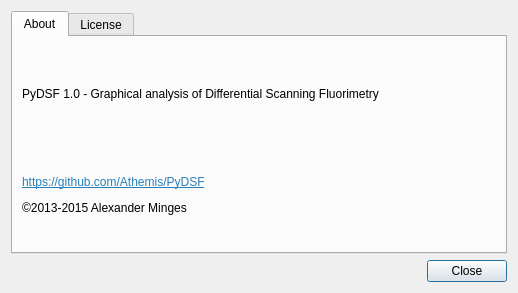
<?xml version="1.0" encoding="UTF-8"?>
<ui version="4.0">
 <class>DialogAbout</class>
 <widget class="QDialog" name="DialogAbout">
  <property name="geometry">
   <rect>
    <x>0</x>
    <y>0</y>
    <width>518</width>
    <height>293</height>
   </rect>
  </property>
  <property name="windowTitle">
   <string>About</string>
  </property>
  <layout class="QVBoxLayout" name="verticalLayout">
   <item>
    <widget class="QTabWidget" name="tabWidget">
     <property name="currentIndex">
      <number>0</number>
     </property>
     <widget class="QWidget" name="tab_about">
      <attribute name="title">
       <string>About</string>
      </attribute>
      <layout class="QGridLayout" name="gridLayout">
       <item row="0" column="0">
        <widget class="QLabel" name="label">
         <property name="text">
          <string>PyDSF 1.0 - Graphical analysis of Differential Scanning Fluorimetry</string>
         </property>
        </widget>
       </item>
       <item row="1" column="0">
        <widget class="QLabel" name="label_2">
         <property name="text">
          <string>&lt;html&gt;&lt;head/&gt;&lt;body&gt;&lt;p&gt;&lt;a href=&quot;https://github.com/Athemis/PyDSF&quot;&gt;&lt;span style=&quot; text-decoration: underline; color:#2980b9;&quot;&gt;https://github.com/Athemis/PyDSF&lt;/span&gt;&lt;/a&gt;&lt;/p&gt;&lt;p&gt;©2013-2015 Alexander Minges&lt;/p&gt;&lt;/body&gt;&lt;/html&gt;</string>
         </property>
         <property name="textFormat">
          <enum>Qt::RichText</enum>
         </property>
        </widget>
       </item>
      </layout>
     </widget>
     <widget class="QWidget" name="tab_license">
      <attribute name="title">
       <string>License</string>
      </attribute>
      <layout class="QVBoxLayout" name="verticalLayout_2">
       <item>
        <widget class="QTextBrowser" name="textBrowser">
         <property name="html">
          <string notr="true">&lt;!DOCTYPE HTML PUBLIC &quot;-//W3C//DTD HTML 4.0//EN&quot; &quot;http://www.w3.org/TR/REC-html40/strict.dtd&quot;&gt;
&lt;html&gt;&lt;head&gt;&lt;meta name=&quot;qrichtext&quot; content=&quot;1&quot; /&gt;&lt;style type=&quot;text/css&quot;&gt;
p, li { white-space: pre-wrap; }
&lt;/style&gt;&lt;/head&gt;&lt;body style=&quot; font-family:'Oxygen-Sans'; font-size:10pt; font-weight:400; font-style:normal;&quot;&gt;
&lt;p style=&quot; margin-top:0px; margin-bottom:0px; margin-left:0px; margin-right:0px; -qt-block-indent:0; text-indent:0px;&quot;&gt;&lt;span style=&quot; font-family:'mono';&quot;&gt;The MIT License (MIT)&lt;/span&gt;&lt;/p&gt;
&lt;p style=&quot;-qt-paragraph-type:empty; margin-top:0px; margin-bottom:0px; margin-left:0px; margin-right:0px; -qt-block-indent:0; text-indent:0px; font-family:'mono';&quot;&gt;&lt;br /&gt;&lt;/p&gt;
&lt;p style=&quot; margin-top:0px; margin-bottom:0px; margin-left:0px; margin-right:0px; -qt-block-indent:0; text-indent:0px;&quot;&gt;&lt;span style=&quot; font-family:'mono';&quot;&gt;Copyright (c) 2015 Alexander Minges&lt;/span&gt;&lt;/p&gt;
&lt;p style=&quot; margin-top:0px; margin-bottom:0px; margin-left:0px; margin-right:0px; -qt-block-indent:0; text-indent:0px;&quot;&gt;&lt;span style=&quot; font-family:'mono';&quot;&gt;Permission is hereby granted, free of charge, to any person obtaining a copy of this software and associated documentation files (the &amp;quot;Software&amp;quot;), to deal in the Software without restriction, including without limitation the rights to use, copy, modify, merge, publish, distribute, sublicense, and/or sell copies of the Software, and to permit persons to whom the Software is furnished to do so, subject to the following conditions:&lt;/span&gt;&lt;/p&gt;
&lt;p style=&quot;-qt-paragraph-type:empty; margin-top:0px; margin-bottom:0px; margin-left:0px; margin-right:0px; -qt-block-indent:0; text-indent:0px; font-family:'mono';&quot;&gt;&lt;br /&gt;&lt;/p&gt;
&lt;p style=&quot; margin-top:0px; margin-bottom:0px; margin-left:0px; margin-right:0px; -qt-block-indent:0; text-indent:0px;&quot;&gt;&lt;span style=&quot; font-family:'mono';&quot;&gt;The above copyright notice and this permission notice shall be included in all copies or substantial portions of the Software.&lt;/span&gt;&lt;/p&gt;
&lt;p style=&quot;-qt-paragraph-type:empty; margin-top:0px; margin-bottom:0px; margin-left:0px; margin-right:0px; -qt-block-indent:0; text-indent:0px; font-family:'mono';&quot;&gt;&lt;br /&gt;&lt;/p&gt;
&lt;p style=&quot; margin-top:0px; margin-bottom:0px; margin-left:0px; margin-right:0px; -qt-block-indent:0; text-indent:0px;&quot;&gt;&lt;span style=&quot; font-family:'mono';&quot;&gt;THE SOFTWARE IS PROVIDED &amp;quot;AS IS&amp;quot;, WITHOUT WARRANTY OF ANY KIND, EXPRESS OR IMPLIED, INCLUDING BUT NOT LIMITED TO THE WARRANTIES OF MERCHANTABILITY, FITNESS FOR A PARTICULAR PURPOSE AND NONINFRINGEMENT. IN NO EVENT SHALL THE AUTHORS OR COPYRIGHT HOLDERS BE LIABLE FOR ANY CLAIM, DAMAGES OR OTHER LIABILITY, WHETHER IN AN ACTION OF CONTRACT, TORT OR OTHERWISE, ARISING FROM, OUT OF OR IN CONNECTION WITH THE SOFTWARE OR THE USE OR OTHER DEALINGS IN THE SOFTWARE.&lt;/span&gt;&lt;/p&gt;&lt;/body&gt;&lt;/html&gt;</string>
         </property>
        </widget>
       </item>
      </layout>
     </widget>
    </widget>
   </item>
   <item>
    <widget class="QDialogButtonBox" name="buttonBox">
     <property name="orientation">
      <enum>Qt::Horizontal</enum>
     </property>
     <property name="standardButtons">
      <set>QDialogButtonBox::Close</set>
     </property>
    </widget>
   </item>
  </layout>
 </widget>
 <resources/>
 <connections>
  <connection>
   <sender>buttonBox</sender>
   <signal>accepted()</signal>
   <receiver>DialogAbout</receiver>
   <slot>accept()</slot>
   <hints>
    <hint type="sourcelabel">
     <x>248</x>
     <y>254</y>
    </hint>
    <hint type="destinationlabel">
     <x>157</x>
     <y>274</y>
    </hint>
   </hints>
  </connection>
  <connection>
   <sender>buttonBox</sender>
   <signal>rejected()</signal>
   <receiver>DialogAbout</receiver>
   <slot>reject()</slot>
   <hints>
    <hint type="sourcelabel">
     <x>316</x>
     <y>260</y>
    </hint>
    <hint type="destinationlabel">
     <x>286</x>
     <y>274</y>
    </hint>
   </hints>
  </connection>
 </connections>
</ui>
